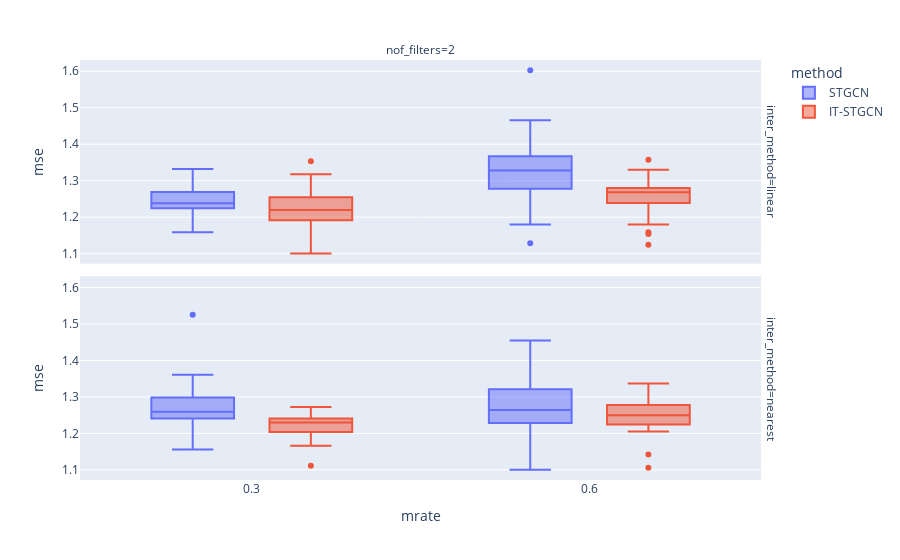

Notebook source saved alongside this figure:
### Markdown cell above
## random

### Code cell
data.query("method!='GNAR' and mtype =='rand' and lags!=2").plot.box(backend='plotly',x='mrate',color='method',y='mse',facet_col='nof_filters',facet_row='inter_method',height=800)

### Figure 1 — Plotly figure (JSON) as saved in the notebook; plotly's stock layout.template omitted (floating-point values rounded to 4 significant figures)
{"data": [{"alignmentgroup": "True", "hovertemplate": "method=STGCN<br>inter_method=linear<br>nof_filters=2<br>mrate=%{x}<br>mse=%{y}<extra></extra>", "legendgroup": "STGCN", "marker": {"color": "#636efa"}, "name": "STGCN", "notched": false, "offsetgroup": "STGCN", "orientation": "v", "showlegend": true, "type": "box", "x": [0.3, 0.6, 0.3, 0.6, 0.3, 0.6, 0.3, 0.6, 0.3, 0.6, 0.3, 0.6, 0.3, 0.6, 0.3, 0.6, 0.3, 0.6, 0.3, 0.6, 0.3, 0.6, 0.3, 0.6, 0.3, 0.6, 0.3, 0.6, 0.3, 0.6, 0.3, 0.6, 0.3, 0.6, 0.3, 0.6, 0.3, 0.6, 0.3, 0.6, 0.3, 0.6, 0.3, 0.6, 0.3, 0.6, 0.3, 0.6, 0.3, 0.6, 0.3, 0.6, 0.3, 0.6, 0.3, 0.6, 0.3, 0.6, 0.3, 0.6], "x0": " ", "xaxis": "x2", "y": [1.162, 1.434, 1.272, 1.394, 1.236, 1.245, 1.322, 1.278, 1.219, 1.357, 1.306, 1.247, 1.219, 1.387, 1.193, 1.363, 1.226, 1.294, 1.225, 1.312, 1.239, 1.388, 1.252, 1.3, 1.332, 1.343, 1.237, 1.29, 1.269, 1.466, 1.28, 1.362, 1.25, 1.319, 1.235, 1.325, 1.251, 1.27, 1.271, 1.349, 1.233, 1.129, 1.262, 1.294, 1.216, 1.255, 1.174, 1.18, 1.159, 1.438, 1.257, 1.33, 1.236, 1.276, 1.291, 1.367, 1.233, 1.356, 1.26, 1.603], "y0": " ", "yaxis": "y2"}, {"alignmentgroup": "True", "hovertemplate": "method=STGCN<br>inter_method=nearest<br>nof_filters=2<br>mrate=%{x}<br>mse=%{y}<extra></extra>", "legendgroup": "STGCN", "marker": {"color": "#636efa"}, "name": "STGCN", "notched": false, "offsetgroup": "STGCN", "orientation": "v", "showlegend": false, "type": "box", "x": [0.3, 0.6, 0.3, 0.6, 0.3, 0.6, 0.3, 0.6, 0.3, 0.6, 0.3, 0.6, 0.3, 0.6, 0.3, 0.6, 0.3, 0.6, 0.3, 0.6, 0.3, 0.6, 0.3, 0.6, 0.3, 0.6, 0.3, 0.6, 0.3, 0.6, 0.3, 0.6, 0.3, 0.6, 0.3, 0.6, 0.3, 0.6, 0.3, 0.6, 0.3, 0.6, 0.3, 0.6, 0.3, 0.6, 0.3, 0.6, 0.3, 0.6, 0.3, 0.6, 0.3, 0.6, 0.3, 0.6, 0.3, 0.6, 0.3, 0.6], "x0": " ", "xaxis": "x", "y": [1.308, 1.279, 1.177, 1.261, 1.254, 1.399, 1.16, 1.295, 1.262, 1.29, 1.257, 1.381, 1.243, 1.378, 1.156, 1.254, 1.27, 1.321, 1.299, 1.1, 1.228, 1.228, 1.277, 1.231, 1.301, 1.316, 1.244, 1.258, 1.179, 1.455, 1.525, 1.212, 1.309, 1.268, 1.26, 1.272, 1.218, 1.124, 1.26, 1.234, 1.249, 1.226, 1.283, 1.175, 1.241, 1.357, 1.361, 1.257, 1.297, 1.354, 1.301, 1.203, 1.26, 1.308, 1.319, 1.329, 1.225, 1.211, 1.249, 1.241], "y0": " ", "yaxis": "y"}, {"alignmentgroup": "True", "hovertemplate": "method=IT-STGCN<br>inter_method=linear<br>nof_filters=2<br>mrate=%{x}<br>mse=%{y}<extra></extra>", "legendgroup": "IT-STGCN", "marker": {"color": "#EF553B"}, "name": "IT-STGCN", "notched": false, "offsetgroup": "IT-STGCN", "orientation": "v", "showlegend": true, "type": "box", "x": [0.3, 0.6, 0.3, 0.6, 0.3, 0.6, 0.3, 0.6, 0.3, 0.6, 0.3, 0.6, 0.3, 0.6, 0.3, 0.6, 0.3, 0.6, 0.3, 0.6, 0.3, 0.6, 0.3, 0.6, 0.3, 0.6, 0.3, 0.6, 0.3, 0.6, 0.3, 0.6, 0.3, 0.6, 0.3, 0.6, 0.3, 0.6, 0.3, 0.6, 0.3, 0.6, 0.3, 0.6, 0.3, 0.6, 0.3, 0.6, 0.3, 0.6, 0.3, 0.6, 0.3, 0.6, 0.3, 0.6, 0.3, 0.6, 0.3, 0.6], "x0": " ", "xaxis": "x2", "y": [1.318, 1.255, 1.233, 1.256, 1.191, 1.124, 1.189, 1.287, 1.247, 1.251, 1.187, 1.18, 1.125, 1.286, 1.214, 1.273, 1.244, 1.244, 1.197, 1.269, 1.224, 1.288, 1.205, 1.159, 1.296, 1.229, 1.254, 1.33, 1.268, 1.27, 1.208, 1.154, 1.232, 1.357, 1.198, 1.266, 1.194, 1.259, 1.238, 1.274, 1.1, 1.28, 1.171, 1.223, 1.354, 1.238, 1.25, 1.269, 1.271, 1.274, 1.21, 1.289, 1.187, 1.27, 1.316, 1.299, 1.179, 1.239, 1.307, 1.268], "y0": " ", "yaxis": "y2"}, {"alignmentgroup": "True", "hovertemplate": "method=IT-STGCN<br>inter_method=nearest<br>nof_filters=2<br>mrate=%{x}<br>mse=%{y}<extra></extra>", "legendgroup": "IT-STGCN", "marker": {"color": "#EF553B"}, "name": "IT-STGCN", "notched": false, "offsetgroup": "IT-STGCN", "orientation": "v", "showlegend": false, "type": "box", "x": [0.3, 0.6, 0.3, 0.6, 0.3, 0.6, 0.3, 0.6, 0.3, 0.6, 0.3, 0.6, 0.3, 0.6, 0.3, 0.6, 0.3, 0.6, 0.3, 0.6, 0.3, 0.6, 0.3, 0.6, 0.3, 0.6, 0.3, 0.6, 0.3, 0.6, 0.3, 0.6, 0.3, 0.6, 0.3, 0.6, 0.3, 0.6, 0.3, 0.6, 0.3, 0.6, 0.3, 0.6, 0.3, 0.6, 0.3, 0.6, 0.3, 0.6, 0.3, 0.6, 0.3, 0.6, 0.3, 0.6, 0.3, 0.6, 0.3, 0.6], "x0": " ", "xaxis": "x", "y": [1.226, 1.232, 1.269, 1.269, 1.221, 1.222, 1.204, 1.142, 1.233, 1.224, 1.23, 1.211, 1.166, 1.256, 1.204, 1.337, 1.182, 1.214, 1.232, 1.252, 1.193, 1.205, 1.111, 1.245, 1.254, 1.106, 1.23, 1.291, 1.266, 1.278, 1.204, 1.27, 1.266, 1.281, 1.264, 1.224, 1.187, 1.265, 1.211, 1.264, 1.241, 1.274, 1.262, 1.278, 1.273, 1.246, 1.232, 1.247, 1.218, 1.235, 1.221, 1.301, 1.233, 1.236, 1.205, 1.28, 1.232, 1.242, 1.238, 1.3], "y0": " ", "yaxis": "y"}], "layout": {"annotations": [{"font": {}, "showarrow": false, "text": "nof_filters=2", "x": 0.49, "xanchor": "center", "xref": "paper", "y": 1, "yanchor": "bottom", "yref": "paper"}, {"font": {}, "showarrow": false, "text": "inter_method=nearest", "textangle": 90, "x": 0.98, "xanchor": "left", "xref": "paper", "y": 0.2425, "yanchor": "middle", "yref": "paper"}, {"font": {}, "showarrow": false, "text": "inter_method=linear", "textangle": 90, "x": 0.98, "xanchor": "left", "xref": "paper", "y": 0.7575, "yanchor": "middle", "yref": "paper"}], "autosize": true, "boxmode": "group", "legend": {"title": {"text": "method"}, "tracegroupgap": 0}, "margin": {"t": 60}, "xaxis": {"anchor": "y", "autorange": true, "domain": [0, 0.98], "range": [0.1488, 0.7512], "title": {"text": "mrate"}, "type": "linear"}, "xaxis2": {"anchor": "y2", "autorange": true, "domain": [0, 0.98], "matches": "x", "range": [0.1488, 0.7512], "showticklabels": false, "type": "linear"}, "yaxis": {"anchor": "x", "autorange": true, "domain": [0, 0.485], "range": [1.072, 1.631], "title": {"text": "mse"}, "type": "linear"}, "yaxis2": {"anchor": "x2", "autorange": true, "domain": [0.515, 1], "matches": "y", "range": [1.072, 1.631], "title": {"text": "mse"}, "type": "linear"}}}
